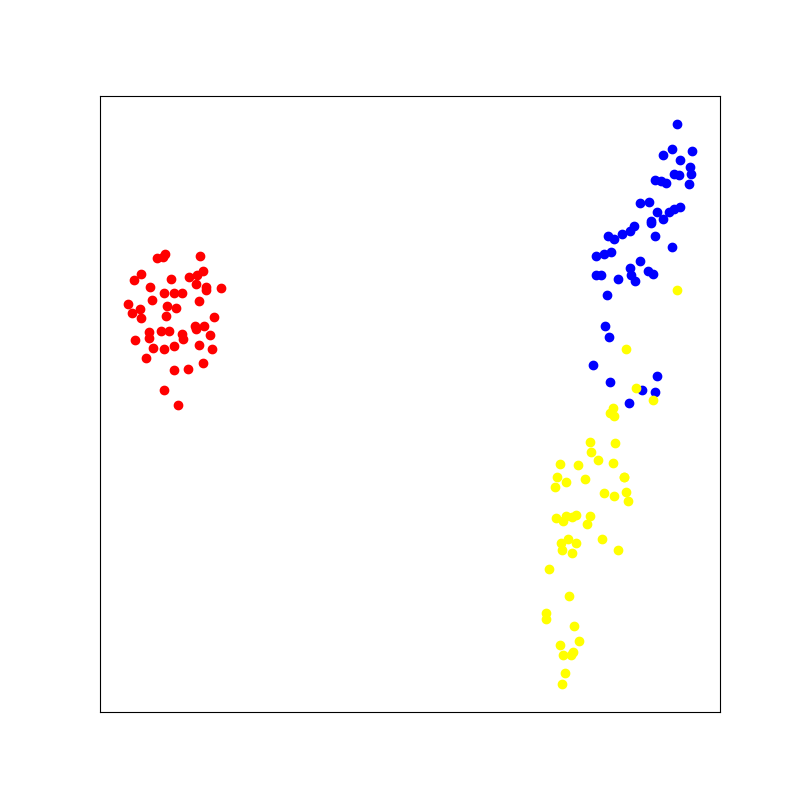

This chart was generated by the following Python code:
from sklearn.datasets import load_iris
import matplotlib.pyplot as plt
import numpy as np
from sklearn import manifold
class Visualization:
    def __init__(self,colors):
        self.colors = colors
        self.x_norm = None
    def fit(self,data):
        if data.shape[-1]>2:
            tsne = manifold.TSNE(n_components=2, init='pca', random_state=2021)
            X_tsne = tsne.fit_transform(data)
        else:
            X_tsne = data
        x_min, x_max = X_tsne.min(0), X_tsne.max(0)
        self.x_norm = (X_tsne - x_min) / (x_max - x_min)
    def savefig(self,gt,name):
        plt.figure(figsize=(8, 8))
        for i in range(self.x_norm.shape[0]):
            plt.scatter(self.x_norm[i, 0], self.x_norm[i, 1],color=self.colors[gt[i]])#, str(gt[i]), color=self.colors[pred[i]],
                     #fontdict={'weight': 'bold', 'size': 8})
        plt.xticks([])
        plt.yticks([])
        plt.savefig(name)
if __name__ == '__main__':
    data = load_iris()
    x = data['data']
    x = (x - np.min(x, axis=0)) / (np.max(x, axis=0) - np.min(x, axis=0))
    y = data['target']
    com = [[0,1],[0,2],[0,3],[1,2],[1,3],[2,3],[]]
    for c in com:
        if len(c)>0:
            x_ = x[:,c]
            name = str(c[0])+str(c[1])+'.png'
        else:
            x_ = x
            name = 'pca'+'.png'
        print(x_.shape)
        vis = Visualization(colors=['red','blue','yellow'])
        vis.fit(x_)
        vis.savefig(y,name)
